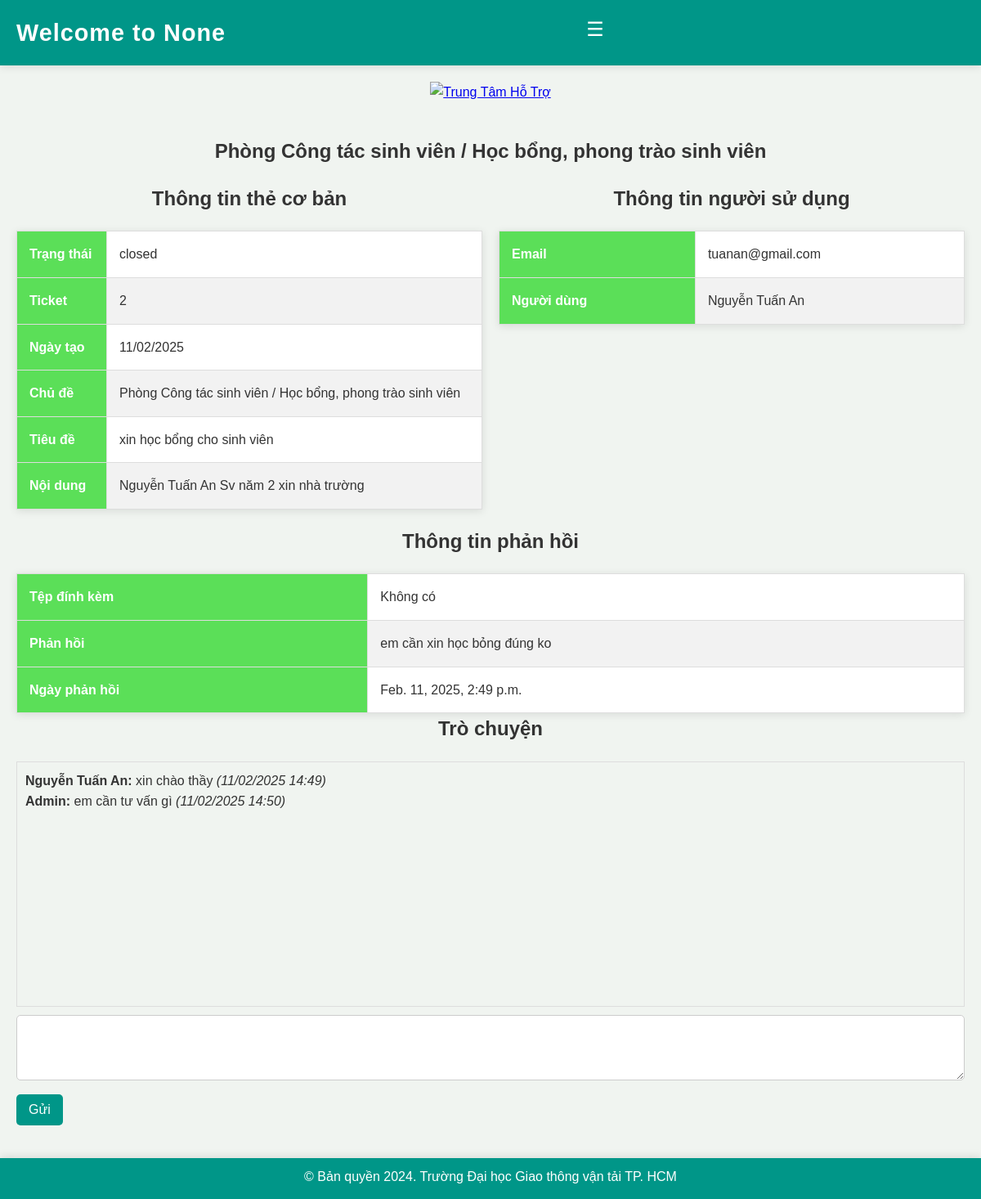
The app's page /support_request_detail/2/, older data.
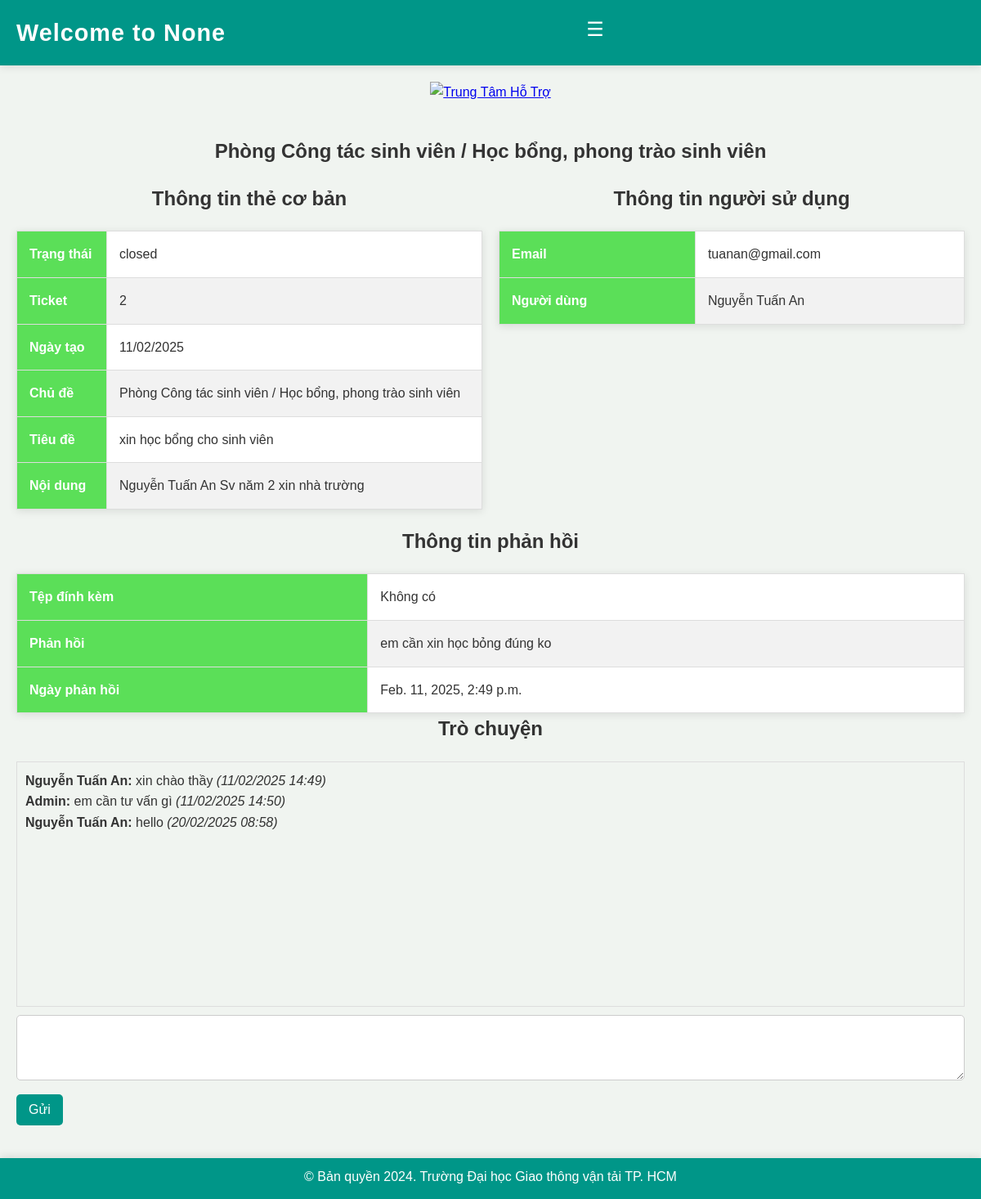
The same page, newer data.
### app/models.py (models this page shows, shortened)
class ChatMessage(models.Model):
    support_request = models.ForeignKey(SupportRequest, related_name='messages', on_delete=models.CASCADE)
    sender = models.CharField(max_length=80)
    message = models.TextField()
    timestamp = models.DateTimeField(auto_now_add=True)

### app/views.py (the view, shortened to what this page needs)
# urls.py: path('support_request_detail/<int:request_id>/', views.support_request_detail, name='support_request_detail'),
def support_request_detail(request, request_id):
    support_request = get_object_or_404(SupportRequest, id=request_id)
    hovaten = request.session.get('hovaten', None)
    return render(request, 'app/support/support_request_detail.html', {
        'support_request': support_request,
        'hovaten': hovaten
    })

### app/templates/app/support/support_request_detail.html (shortened to what this page needs)
{% extends 'app/support/header_footer.html' %} {% block content %}
<!DOCTYPE html>
<html lang="en">
  <head>
    {% load static %}
  </head>
  <body>
    <div class="content">
      <div class="tieude1">{{ support_request.topic }}</div>
      <div class="detail-container">
        <div style="flex: 1; margin-right: 10px">
          <div class="tieude1">Thông tin thẻ cơ bản</div>
          <table class="detail-table">
            <tbody>
              <tr>
                <th>Trạng thái</th>
                <td>{{ support_request.status }}</td>
              </tr>
              <tr>
                <th>Ticket</th>
                <td>{{ support_request.id }}</td>
              </tr>
              <tr>
                <th>Ngày tạo</th>
                <td>{{ support_request.created_at|date:"d/m/Y" }}</td>
              </tr>
              <tr>
                <th>Chủ đề</th>
                <td>{{ support_request.topic }}</td>
              </tr>
              <tr>
                <th>Tiêu đề</th>
                <td>{{ support_request.request_title }}</td>
              </tr>
              <tr>
                <th>Nội dung</th>
                <td>{{ support_request.request_content }}</td>
              </tr>
            </tbody>
          </table>
        </div>
        <div style="flex: 1; margin-left: 10px">
          <div class="tieude1">Thông tin người sử dụng</div>
          <table class="detail-table">
            <tbody>
              <tr>
                <th>Email</th>
                <td>{{ support_request.email }}</td>
              </tr>
              <tr>
                <th>Người dùng</th>
                <td>{{ support_request.user }}</td>
              </tr>
            </tbody>
          </table>
        </div>
      </div>
      <div class="tieude1">Thông tin phản hồi</div>
      <table class="detail-table" style="width: 100%; margin: 0 auto">
        <tbody>
          <tr>
            <th>Tệp đính kèm</th>
            <td>
              {% if support_request.attachment %}
              <a href="{% static 'uploads/' %}{{ support_request.attachment }}"
                >Tải xuống</a
              >
              {% else %} Không có {% endif %}
            </td>
          </tr>
          <tr>
            <th>Phản hồi</th>
            <td>{{ support_request.response }}</td>
          </tr>
          <tr>
            <th>Ngày phản hồi</th>
            <td>{{ support_request.response_date }}</td>
          </tr>
        </tbody>
      </table>
      <div class="tieude1">Trò chuyện</div>
      <div class="chat-container" style="width: 100%; margin: 20px auto">
        <div
          class="chat-messages"
          style="
            border: 1px solid #ddd;
            padding: 10px;
            height: 300px;
            overflow-y: scroll;
          "
        >
          {% for message in support_request.messages.all %}
          <div>
            <strong>{{ message.sender }}:</strong> {{ message.message }}
            <em>({{ message.timestamp|date:"d/m/Y H:i" }})</em>
          </div>
          {% endfor %}
        </div>
        <form
          method="POST"
          action="{% url 'support_request_detail' support_request.id %}"
          style="margin-top: 10px"
        >
          <textarea name="message" rows="3" style="width: 100%"></textarea>
          <button type="submit" style="margin-top: 10px">Gửi</button>
        </form>
      </div>
    </div>
  </body>
</html>
{% endblock %}

Row changes from the older to the newer data that the page shows:
added ChatMessage: sender "Nguyễn Tuấn An", message "hello", timestamp "20/02/2025 08:58"
